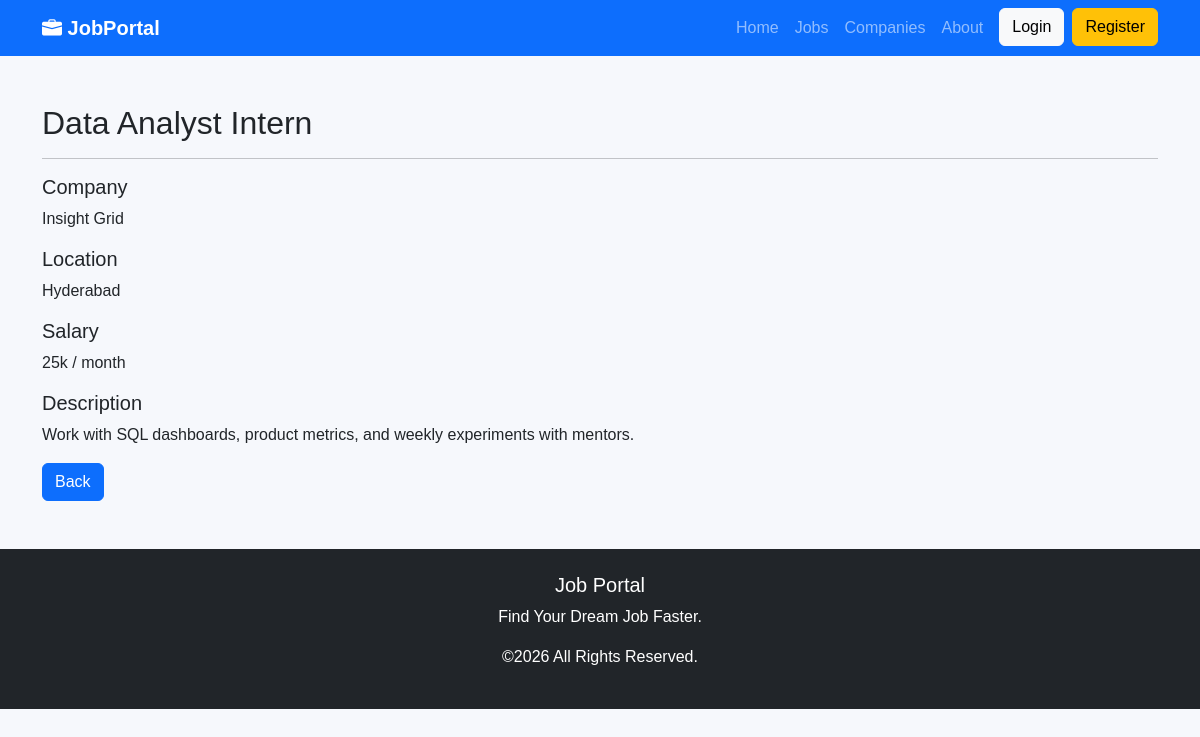
The app's page /job/3/ with its own data.
### jobs/models.py (models this page shows, shortened)
class Job(models.Model):
    class EmploymentType(models.TextChoices):
        FULL_TIME = "full_time", "Full Time"
        PART_TIME = "part_time", "Part Time"
        CONTRACT = "contract", "Contract"
        INTERNSHIP = "internship", "Internship"
    title = models.CharField(max_length=200)
    company = models.CharField(max_length=200)
    location = models.CharField(max_length=200)
    salary = models.CharField(max_length=100)
    description = models.TextField()
    employment_type = models.CharField(
        max_length=20,
        choices=EmploymentType.choices,
        default=EmploymentType.FULL_TIME,
    )
    is_active = models.BooleanField(default=True)
    created_at = models.DateTimeField(auto_now_add=True)
    updated_at = models.DateTimeField(default=timezone.now)
    class Meta:
        ordering = ["-created_at"]

### jobs/views.py (the view)
# urls.py: path('job/<int:id>/', views.job_detail, name='job_detail'),
def job_detail(request, id):
    job = get_object_or_404(Job, id=id)
    return render(request, 'jobs/detail.html', {
        'job': job
    })

### templates/jobs/detail.html
{% extends 'base.html' %}
{% block content %}
<div class="container mt-5">
<h2>{{ job.title }}</h2>
<hr>
<h5>Company</h5>
<p>{{ job.company }}</p>
<h5>Location</h5>
<p>{{ job.location }}</p>
<h5>Salary</h5>
<p>{{ job.salary }}</p>
<h5>Description</h5>
<p>{{ job.description }}</p>
<a href="/" class="btn btn-primary">
Back
</a>
</div>
{% endblock %}

### static/style.css (style rules this page uses)
body { background:#f6f8fc; font-family:Arial,Helvetica,sans-serif; }

### records on screen
Job: title "Data Analyst Intern", company "Insight Grid", location "Hyderabad", salary "25k / month", description "Work with SQL dashboards, product metrics, and weekly experiments with mentors."
